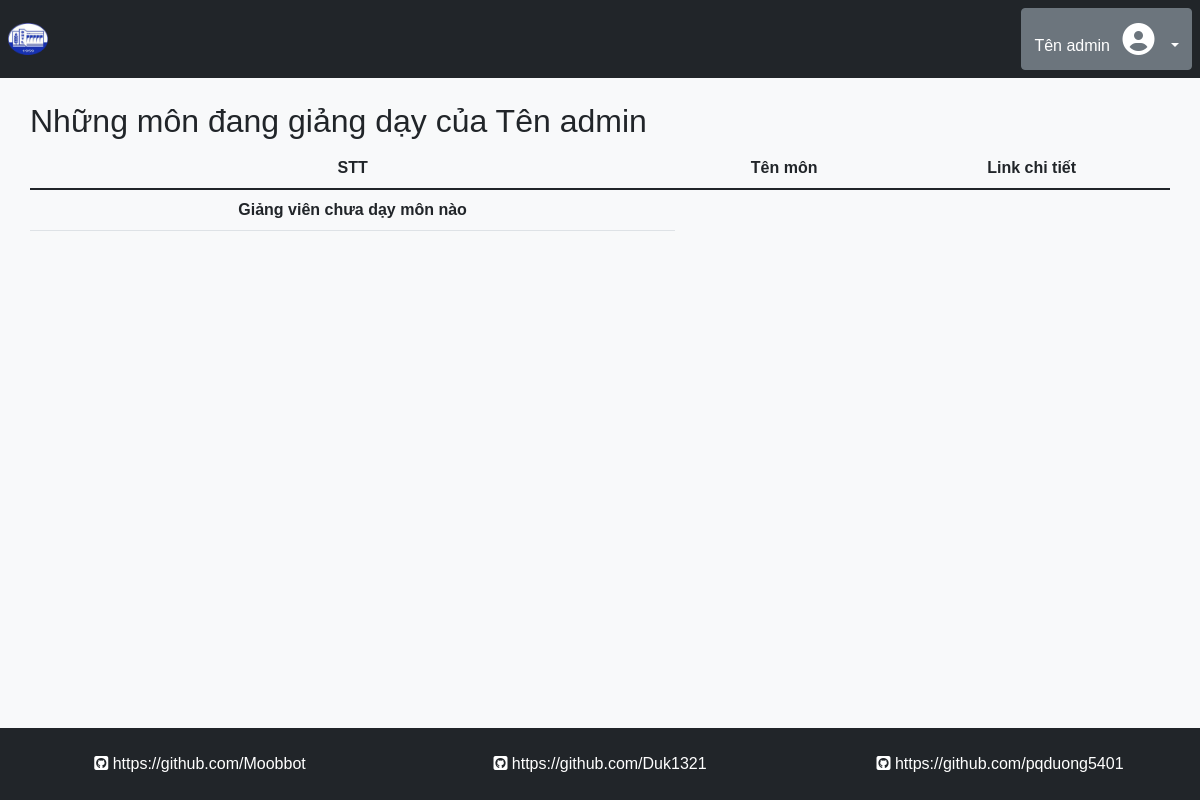
The page /subject/index.php?id=30 (signed in) on the database as committed earlier.
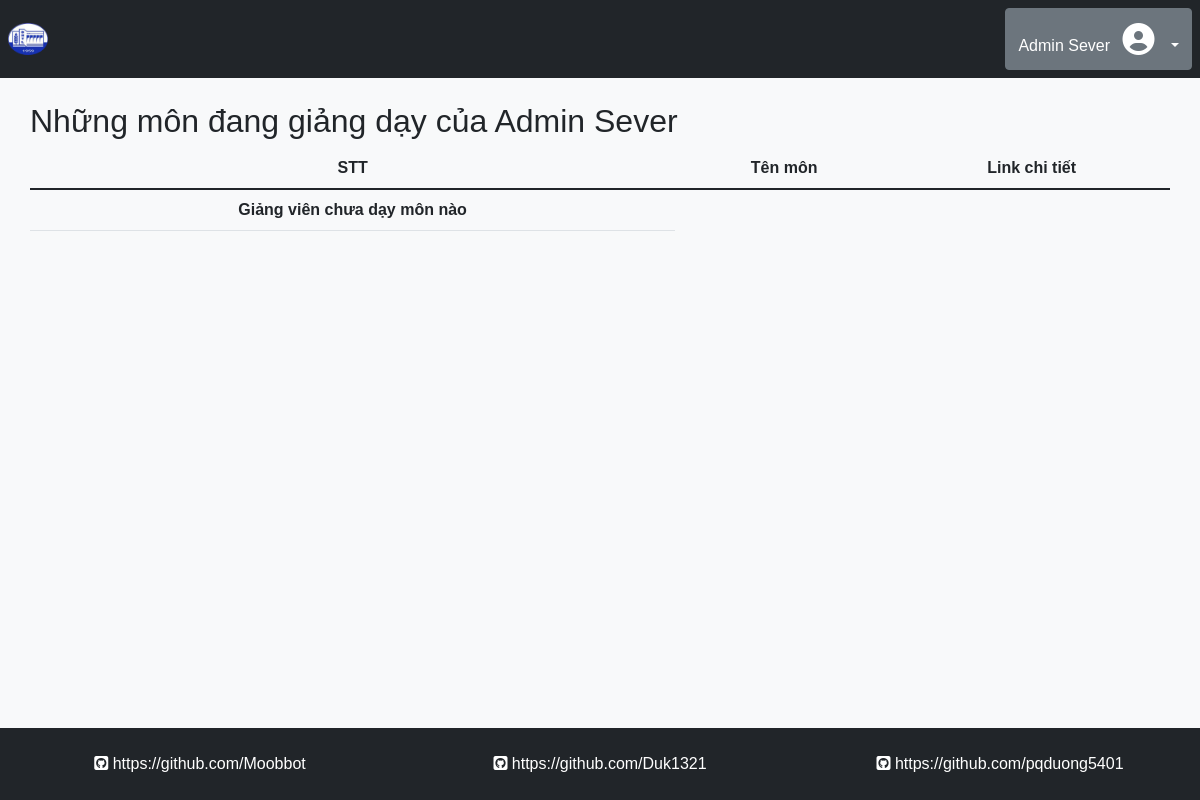
The same page on the database as committed later.
### tables this page shows
CREATE TABLE `db_user_inf` (
  `ID` int(10) UNSIGNED NOT NULL,
  `User_FullName` varchar(200) NOT NULL,
  `User_Position` varchar(100) NOT NULL,
  `User_Phone` varchar(100) NOT NULL,
  `office_id` int(10) UNSIGNED DEFAULT NULL
);

### subject/index.php (the view, shortened to what this page needs)
<?php include '../reuse/header.php' ?>
<?php
include '../reuse/config.php';
$id = $_GET['id'];
$name = '';
$sqlx = "SELECT User_FullName FROM db_user_inf WHERE id = '$id'";
$resultx = mysqli_query($conn, $sqlx);
if ($resultx->num_rows > 0) {
    $rowx = $resultx->fetch_assoc();
    $name = $rowx['User_FullName'];
} else {
    echo 'lỗi';
}
?>
<div class="container-fluid px-0">
    <?php include '../reuse/header_body.php' ?>
    <?php
    if (empty($_SESSION['current_user'])) {
        header("Location:../index.php");
    ?>
    <?php
    } else {
    ?>
    <Section class="container">
        <div class="row mt-4">
            <h2 class="px-0">Những môn đang giảng dạy của <?= $name ?></h2>
            <table class="table text-center">
                <thead>
                    <tr>
                        <th scope="col">STT</th>
                        <th scope="col">Tên môn</th>
                        <th scope="col">Link chi tiết</th>
                    </tr>
                </thead>
                <tbody>
                    <?php
                        $sql = "SELECT sub_id, teach_learn_id FROM db_teach_learn WHERE user_id_inf = '$id'";
                        $result = mysqli_query($conn, $sql);
                        $STT = 0;
                        if ($result->num_rows > 0) {
                            while ($row  = $result->fetch_assoc()) {
                                $sub_id = $row['sub_id'];
                                $teach_learn_id = $row['teach_learn_id'];
                                $sql1 = "SELECT * FROM db_subjects s WHERE s.sub_id = $sub_id";
                                $result1 = mysqli_query($conn, $sql1);
                                if ($result1->num_rows > 0) {
                                    $STT += 1;
                                    $row1 = $result1->fetch_assoc();
                        ?>
                    <tr>
                        <th scope="row"><?= $STT ?></th>
                        <td><?= $row1['sub_name'] ?></td>
                        <td><a
                                href="http://localhost/BTL_CNW/subject/detail.php?data= <?= $teach_learn_id ?>,<?= $row1['sub_name'] ?>">Link</a>
                        </td>
                        <?php
                                }
                                    ?>
                        <?php
                            }
                        } else {
                                ?>
                        <th scope="row">Giảng viên chưa dạy môn nào</th>
                        <?php
                        } ?>
                </tbody>
            </table>
        </div>
    </Section>
    <?php
    }
    ?>
    <?php include '../reuse/footer_body.php' ?>
</div>
<?php include '../reuse/footer.php' ?>

### reuse/header_body.php (shortened to what this page needs)
<header class="bg-dark text-white p-2">
    <div class="container-fluid p-0 m-0">
        <div class="d-flex flex-wrap align-items-center justify-content-between">
            <a href="http://localhost/BTL_CNW/" class="d-flex align-items-center mb-md-0 text-start">
                <img src="http://localhost/BTL_CNW/assets/img/logo.png" alt="" width="40" height="32"
                    class="d-inline-block align-text-top p-0 m-0 me-2">
            </a>
            <?php
            if (empty($_SESSION['current_user'])) {
            ?>
            <div class="text-end">
                <a href="http://localhost/BTL_CNW/login/index.php" class="btn btn-outline-light me-2">Đăng nhập</a>
                <a href="http://localhost/BTL_CNW/signup/index.php" class="btn btn-warning me-2">Đăng ký</a>
            </div>
            <?php
            } else {
                $currentUser = $_SESSION['current_user'];
            ?>
            <div class="text-end">
                <div class="dropdown">
                    <button class="btn btn-secondary dropdown-toggle" type="button" id="dropdownMenuButton1"
                        data-bs-toggle="dropdown" aria-expanded="false">
                        <?php
                            echo $currentUser['User_FullName'];
                            ?>
                        <i class="fa fa-user-circle fa-w-16 fa-2x p-2" aria-hidden="true"></i>
                    </button>
                </div>
            </div>
            <?php
            }
            ?>
        </div>
    </div>
</header>

Rows that differ between the two databases and show on the page:
changed db_user_inf: User_FullName "Tên admin" → "Admin Sever"
Other text that changed with them:
$currentUser['User_FullName']: "Tên admin" → "Admin Sever"
